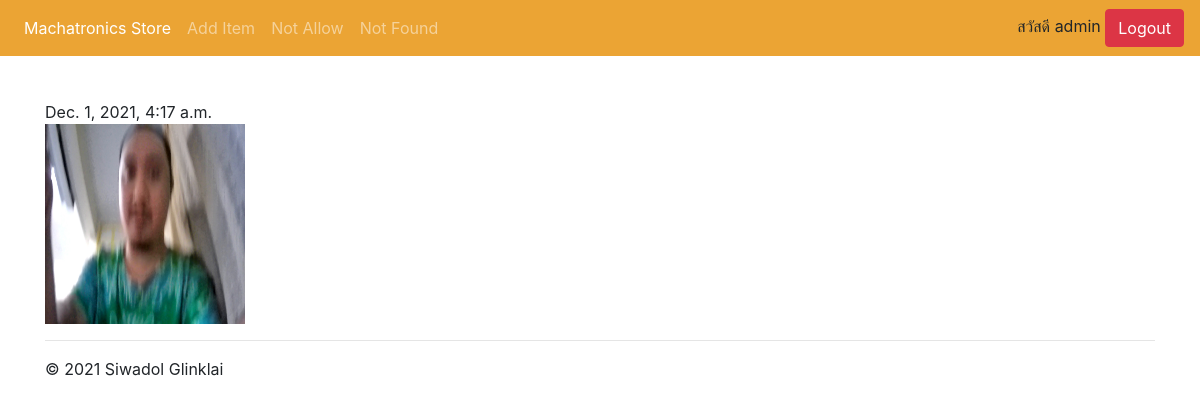
The page /item_notallow/6 (signed in) on the database its author committed.
### WebApplication/models.py (models this page shows, shortened)
class NotAllowed(models.Model):
    picture = models.ImageField(upload_to="NotAllowed")
    date_time = models.DateTimeField()

### WebApplication/views.py (the view)
# urls.py: path('item_notallow/<str:id>',login_required(views.editNotAllow), name='editNotAllow'),
def editNotAllow(request,id):
    objects = NotAllowed.objects.get(id=id)
    return render(request, 'WebApplication/item_notAllow.html',{'objects':objects})

### templates/WebApplication/item_notAllow.html (shortened to what this page needs)
{% extends 'WebApplication/base.html' %}
{% block content %}
{{objects.date_time}} <br>
<img style="width:200px; height:200px" src="{{objects.picture.url}}">
{% endblock %}

### templates/WebApplication/base.html (shortened to what this page needs)
<!doctype html>
<html lang="en">
  <head>
    <link rel="stylesheet" href="https://maxcdn.bootstrapcdn.com/bootstrap/4.4.1/css/bootstrap.min.css">
    <link rel="stylesheet" href="https://cdnjs.cloudflare.com/ajax/libs/font-awesome/4.7.0/css/font-awesome.min.css">
  </head>
  <body>
    <nav class="navbar navbar-expand-md navbar-dark fixed-top" style='background-color: #eba434;'>
  <div class="collapse navbar-collapse" id="navbarsExampleDefault">
    <ul class="navbar-nav mr-auto">
      <li class="nav-item active">
        <a class="nav-link" href="{% url 'WebApplication:home' %}">Machatronics Store <span class="sr-only">(current)</span></a>
      </li>
      <li class="nav-item">
        {% if user.is_authenticated %}
          <a class="nav-link" href="{% url 'WebApplication:add' %}">Add Item</a>
        {% endif %}
      </li>
      <li class="nav-item">
        {% if user.is_authenticated %}
          <a class="nav-link" href="{% url 'WebApplication:not_allow' %}">Not Allow</a>
        {% endif %}
      </li>
      <li class="nav-item">
        {% if user.is_authenticated %}
          <a class="nav-link" href="{% url 'WebApplication:notFound' %}">Not Found</a>
        {% endif %}
      </li>
    </ul>
    <div>
      {% if user.is_authenticated %}
        สวัสดี {{user.username}}
        <a class="btn btn-danger" href="{% url 'WebApplication:logout' %}">Logout</a>
      {% endif %}
    </div>
  </div>
</nav>
<main role="main">
  <div class="container">
   {% block content %}
   {% endblock %}
    <hr>
  </div>
</main>
<footer class="container">
  <p>&copy; 2021 Siwadol Glinklai</p>
</footer>
</body>
</html>

### rows shown on the page
NotAllowed: date_time "Dec. 1, 2021, 4:17 a.m.", picture (picture)

### other values the page prints
{{ user.username }} "admin"
